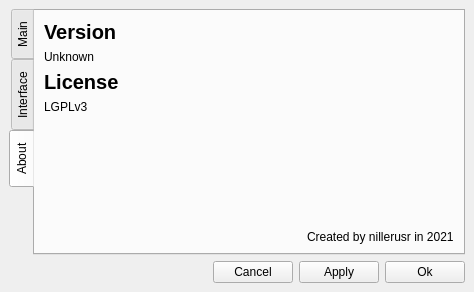
<?xml version="1.0" encoding="UTF-8"?>
<ui version="4.0">
 <class>settingswindow</class>
 <widget class="QMainWindow" name="settingswindow">
  <property name="geometry">
   <rect>
    <x>0</x>
    <y>0</y>
    <width>474</width>
    <height>292</height>
   </rect>
  </property>
  <property name="windowTitle">
   <string>Settings</string>
  </property>
  <widget class="QWidget" name="centralwidget">
   <layout class="QVBoxLayout" name="verticalLayout">
    <item>
     <widget class="WTabWidget" name="tabWidget">
      <property name="styleSheet">
       <string notr="true">QScrollArea{ border: none };</string>
      </property>
      <property name="tabPosition">
       <enum>QTabWidget::West</enum>
      </property>
      <property name="currentIndex">
       <number>2</number>
      </property>
      <widget class="QWidget" name="s_main">
       <attribute name="title">
        <string>Main</string>
       </attribute>
      </widget>
      <widget class="QWidget" name="s_interface">
       <attribute name="title">
        <string>Interface</string>
       </attribute>
       <layout class="QVBoxLayout" name="verticalLayout_2">
        <property name="spacing">
         <number>0</number>
        </property>
        <property name="leftMargin">
         <number>10</number>
        </property>
        <property name="topMargin">
         <number>0</number>
        </property>
        <property name="rightMargin">
         <number>10</number>
        </property>
        <property name="bottomMargin">
         <number>0</number>
        </property>
        <item>
         <widget class="QScrollArea" name="scrollArea">
          <property name="sizePolicy">
           <sizepolicy hsizetype="Expanding" vsizetype="Preferred">
            <horstretch>0</horstretch>
            <verstretch>0</verstretch>
           </sizepolicy>
          </property>
          <property name="widgetResizable">
           <bool>true</bool>
          </property>
          <widget class="QWidget" name="scrollAreaWidgetContents">
           <property name="geometry">
            <rect>
             <x>0</x>
             <y>0</y>
             <width>404</width>
             <height>236</height>
            </rect>
           </property>
           <layout class="QVBoxLayout" name="verticalLayout_3">
            <item>
             <widget class="QLabel" name="label">
              <property name="text">
               <string>Theme:</string>
              </property>
             </widget>
            </item>
            <item alignment="Qt::AlignLeft">
             <widget class="QComboBox" name="comboBox">
              <property name="currentText">
               <string>Light</string>
              </property>
              <item>
               <property name="text">
                <string>Light</string>
               </property>
              </item>
              <item>
               <property name="text">
                <string>Dark</string>
               </property>
              </item>
              <item>
               <property name="text">
                <string>System</string>
               </property>
              </item>
             </widget>
            </item>
            <item>
             <widget class="QCheckBox" name="checkBox">
              <property name="text">
               <string>Rounded avatars</string>
              </property>
             </widget>
            </item>
            <item>
             <spacer name="verticalSpacer">
              <property name="orientation">
               <enum>Qt::Vertical</enum>
              </property>
              <property name="sizeHint" stdset="0">
               <size>
                <width>20</width>
                <height>40</height>
               </size>
              </property>
             </spacer>
            </item>
           </layout>
          </widget>
         </widget>
        </item>
       </layout>
      </widget>
      <widget class="QWidget" name="s_about">
       <attribute name="title">
        <string>About</string>
       </attribute>
       <layout class="QVBoxLayout" name="verticalLayout_4">
        <item>
         <widget class="QLabel" name="label_3">
          <property name="font">
           <font>
            <pointsize>15</pointsize>
            <weight>75</weight>
            <bold>true</bold>
           </font>
          </property>
          <property name="text">
           <string>Version</string>
          </property>
         </widget>
        </item>
        <item>
         <widget class="QLabel" name="version_label">
          <property name="text">
           <string>Unknown</string>
          </property>
         </widget>
        </item>
        <item>
         <widget class="QLabel" name="label_4">
          <property name="font">
           <font>
            <pointsize>15</pointsize>
            <weight>75</weight>
            <bold>true</bold>
           </font>
          </property>
          <property name="text">
           <string>License</string>
          </property>
         </widget>
        </item>
        <item>
         <widget class="QLabel" name="label_2">
          <property name="text">
           <string>LGPLv3</string>
          </property>
         </widget>
        </item>
        <item>
         <spacer name="verticalSpacer_2">
          <property name="orientation">
           <enum>Qt::Vertical</enum>
          </property>
          <property name="sizeHint" stdset="0">
           <size>
            <width>20</width>
            <height>40</height>
           </size>
          </property>
         </spacer>
        </item>
        <item alignment="Qt::AlignRight">
         <widget class="QLabel" name="label_5">
          <property name="text">
           <string>Created by nillerusr in 2021</string>
          </property>
         </widget>
        </item>
       </layout>
      </widget>
     </widget>
    </item>
    <item>
     <layout class="QHBoxLayout" name="horizontalLayout">
      <item>
       <spacer name="horizontalSpacer">
        <property name="orientation">
         <enum>Qt::Horizontal</enum>
        </property>
        <property name="sizeHint" stdset="0">
         <size>
          <width>40</width>
          <height>20</height>
         </size>
        </property>
       </spacer>
      </item>
      <item>
       <widget class="QPushButton" name="cancel">
        <property name="text">
         <string>Cancel</string>
        </property>
       </widget>
      </item>
      <item>
       <widget class="QPushButton" name="apply">
        <property name="text">
         <string>Apply</string>
        </property>
       </widget>
      </item>
      <item>
       <widget class="QPushButton" name="ok">
        <property name="text">
         <string>Ok</string>
        </property>
       </widget>
      </item>
     </layout>
    </item>
   </layout>
  </widget>
 </widget>
 <customwidgets>
  <customwidget>
   <class>WTabWidget</class>
   <extends>QTabWidget</extends>
   <header>customwidgets/wtabwidget.h</header>
   <container>1</container>
  </customwidget>
 </customwidgets>
 <resources/>
 <connections/>
</ui>
